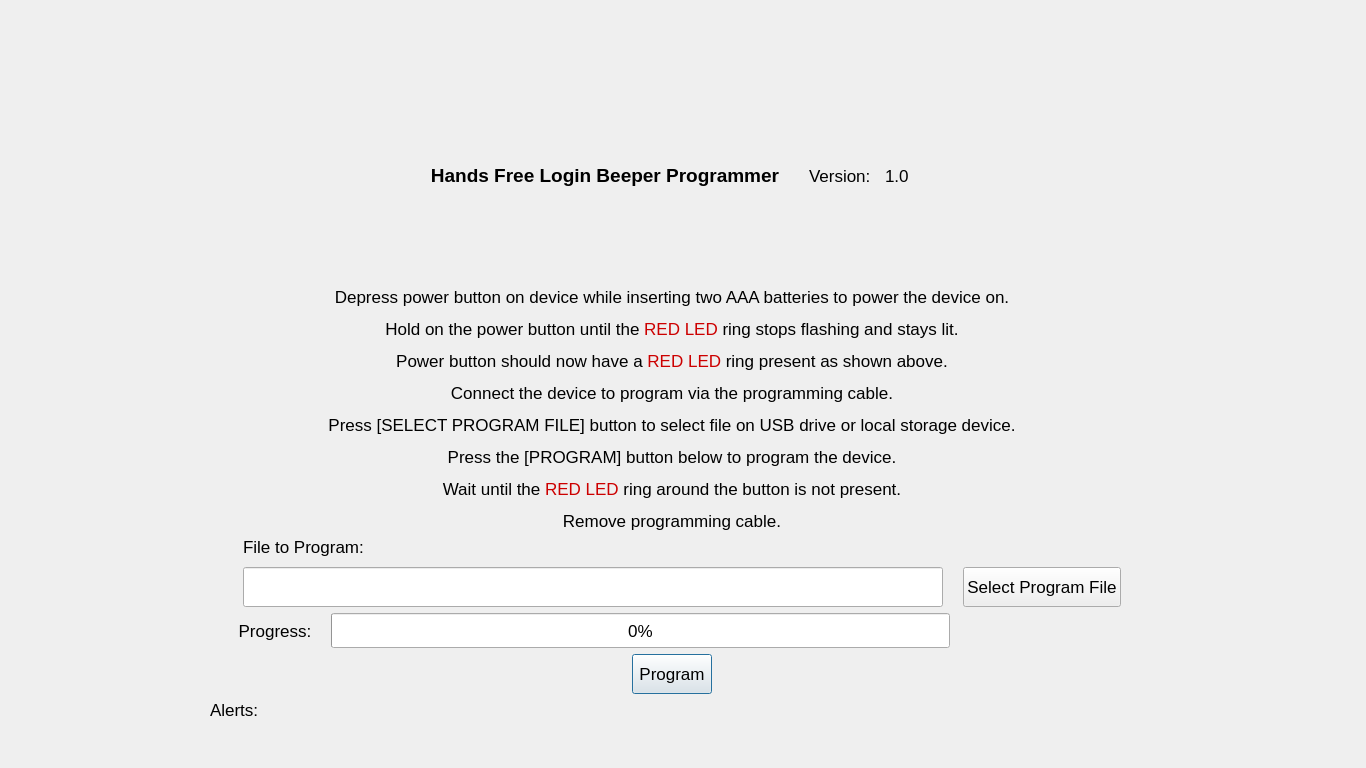
<?xml version="1.0" encoding="UTF-8"?>
<ui version="4.0">
 <class>hflbProgrammerDialog</class>
 <widget class="QDialog" name="hflbProgrammerDialog">
  <property name="windowModality">
   <enum>Qt::NonModal</enum>
  </property>
  <property name="geometry">
   <rect>
    <x>0</x>
    <y>0</y>
    <width>1366</width>
    <height>768</height>
   </rect>
  </property>
  <property name="minimumSize">
   <size>
    <width>0</width>
    <height>0</height>
   </size>
  </property>
  <property name="maximumSize">
   <size>
    <width>1366</width>
    <height>768</height>
   </size>
  </property>
  <property name="windowTitle">
   <string/>
  </property>
  <property name="windowOpacity">
   <double>0.000000000000000</double>
  </property>
  <property name="modal">
   <bool>false</bool>
  </property>
  <widget class="QWidget" name="verticalLayoutWidget">
   <property name="geometry">
    <rect>
     <x>210</x>
     <y>50</y>
     <width>924</width>
     <height>670</height>
    </rect>
   </property>
   <layout class="QVBoxLayout" name="verticalLayout">
    <item>
     <widget class="QLabel" name="label">
      <property name="text">
       <string/>
      </property>
      <property name="pixmap">
       <pixmap resource="hflbProgrammer.qrc">:/hflbDialog/beeper1.png</pixmap>
      </property>
      <property name="alignment">
       <set>Qt::AlignCenter</set>
      </property>
     </widget>
    </item>
    <item>
     <spacer name="verticalSpacer_4">
      <property name="orientation">
       <enum>Qt::Vertical</enum>
      </property>
      <property name="sizeHint" stdset="0">
       <size>
        <width>20</width>
        <height>200</height>
       </size>
      </property>
     </spacer>
    </item>
    <item>
     <layout class="QHBoxLayout" name="horizontalLayout_2">
      <property name="sizeConstraint">
       <enum>QLayout::SetDefaultConstraint</enum>
      </property>
      <item>
       <spacer name="horizontalSpacer_4">
        <property name="orientation">
         <enum>Qt::Horizontal</enum>
        </property>
        <property name="sizeType">
         <enum>QSizePolicy::Fixed</enum>
        </property>
        <property name="sizeHint" stdset="0">
         <size>
          <width>220</width>
          <height>20</height>
         </size>
        </property>
       </spacer>
      </item>
      <item>
       <widget class="QLabel" name="label_3">
        <property name="font">
         <font>
          <pointsize>15</pointsize>
         </font>
        </property>
        <property name="text">
         <string>&lt;html&gt;&lt;head/&gt;&lt;body&gt;&lt;p align=&quot;center&quot;&gt;&lt;span style=&quot; font-size:14pt; font-weight:600;&quot;&gt;Hands Free Login Beeper Programmer&lt;/span&gt;&lt;/p&gt;&lt;/body&gt;&lt;/html&gt;</string>
        </property>
       </widget>
      </item>
      <item>
       <spacer name="horizontalSpacer_3">
        <property name="orientation">
         <enum>Qt::Horizontal</enum>
        </property>
        <property name="sizeHint" stdset="0">
         <size>
          <width>40</width>
          <height>20</height>
         </size>
        </property>
       </spacer>
      </item>
      <item>
       <widget class="QLabel" name="label_4">
        <property name="minimumSize">
         <size>
          <width>70</width>
          <height>0</height>
         </size>
        </property>
        <property name="maximumSize">
         <size>
          <width>60</width>
          <height>16777215</height>
         </size>
        </property>
        <property name="font">
         <font>
          <pointsize>13</pointsize>
         </font>
        </property>
        <property name="text">
         <string>Version:</string>
        </property>
        <property name="alignment">
         <set>Qt::AlignLeading|Qt::AlignLeft|Qt::AlignVCenter</set>
        </property>
       </widget>
      </item>
      <item>
       <widget class="QLabel" name="versionLabel">
        <property name="minimumSize">
         <size>
          <width>249</width>
          <height>0</height>
         </size>
        </property>
        <property name="font">
         <font>
          <pointsize>13</pointsize>
         </font>
        </property>
        <property name="text">
         <string>1.0</string>
        </property>
       </widget>
      </item>
     </layout>
    </item>
    <item>
     <spacer name="verticalSpacer_5">
      <property name="orientation">
       <enum>Qt::Vertical</enum>
      </property>
      <property name="sizeHint" stdset="0">
       <size>
        <width>20</width>
        <height>200</height>
       </size>
      </property>
     </spacer>
    </item>
    <item>
     <widget class="QLabel" name="label_2">
      <property name="font">
       <font>
        <pointsize>13</pointsize>
       </font>
      </property>
      <property name="text">
       <string>&lt;html&gt;&lt;head/&gt;&lt;body&gt;&lt;p align=&quot;center&quot;&gt;Depress power button on device while inserting two AAA batteries to power the device on.&lt;/p&gt;&lt;p align=&quot;center&quot;&gt;Hold on the power button until the &lt;span style=&quot; color:#cc0000;&quot;&gt;RED LED&lt;/span&gt; ring stops flashing and stays lit.&lt;/p&gt;&lt;p align=&quot;center&quot;&gt;Power button should now have a &lt;span style=&quot; color:#cc0000;&quot;&gt;RED LED &lt;/span&gt;&lt;span style=&quot; color:#000000;&quot;&gt;ring&lt;/span&gt; present as shown above.&lt;/p&gt;&lt;p align=&quot;center&quot;&gt;Connect the device to program via the programming cable.&lt;/p&gt;&lt;p align=&quot;center&quot;&gt;Press [SELECT PROGRAM FILE] button to select file on USB drive or local storage device.&lt;/p&gt;&lt;p align=&quot;center&quot;&gt;Press the [PROGRAM] button below to program the device.&lt;/p&gt;&lt;p align=&quot;center&quot;&gt;Wait until the &lt;span style=&quot; color:#cc0000;&quot;&gt;RED LED &lt;/span&gt;ring around the button is not present.&lt;/p&gt;&lt;p align=&quot;center&quot;&gt;Remove programming cable.&lt;/p&gt;&lt;/body&gt;&lt;/html&gt;</string>
      </property>
      <property name="alignment">
       <set>Qt::AlignCenter</set>
      </property>
     </widget>
    </item>
    <item>
     <layout class="QFormLayout" name="formLayout">
      <property name="sizeConstraint">
       <enum>QLayout::SetDefaultConstraint</enum>
      </property>
      <property name="fieldGrowthPolicy">
       <enum>QFormLayout::FieldsStayAtSizeHint</enum>
      </property>
      <property name="labelAlignment">
       <set>Qt::AlignCenter</set>
      </property>
      <property name="formAlignment">
       <set>Qt::AlignHCenter|Qt::AlignTop</set>
      </property>
      <property name="horizontalSpacing">
       <number>20</number>
      </property>
      <property name="verticalSpacing">
       <number>10</number>
      </property>
      <item row="1" column="0">
       <widget class="QLineEdit" name="installerFilenameLineEdit">
        <property name="enabled">
         <bool>true</bool>
        </property>
        <property name="minimumSize">
         <size>
          <width>700</width>
          <height>40</height>
         </size>
        </property>
        <property name="font">
         <font>
          <pointsize>13</pointsize>
         </font>
        </property>
        <property name="readOnly">
         <bool>true</bool>
        </property>
       </widget>
      </item>
      <item row="1" column="1">
       <widget class="QPushButton" name="selectProgramFileButton">
        <property name="minimumSize">
         <size>
          <width>0</width>
          <height>40</height>
         </size>
        </property>
        <property name="font">
         <font>
          <pointsize>13</pointsize>
         </font>
        </property>
        <property name="text">
         <string>Select Program File</string>
        </property>
       </widget>
      </item>
      <item row="0" column="0">
       <widget class="QLabel" name="label_6">
        <property name="font">
         <font>
          <pointsize>13</pointsize>
         </font>
        </property>
        <property name="text">
         <string>File to Program:</string>
        </property>
       </widget>
      </item>
     </layout>
    </item>
    <item>
     <layout class="QHBoxLayout" name="horizontalLayout_3">
      <item>
       <spacer name="horizontalSpacer_6">
        <property name="orientation">
         <enum>Qt::Horizontal</enum>
        </property>
        <property name="sizeType">
         <enum>QSizePolicy::Fixed</enum>
        </property>
        <property name="sizeHint" stdset="0">
         <size>
          <width>15</width>
          <height>20</height>
         </size>
        </property>
       </spacer>
      </item>
      <item>
       <widget class="QLabel" name="label_5">
        <property name="maximumSize">
         <size>
          <width>100</width>
          <height>16777215</height>
         </size>
        </property>
        <property name="font">
         <font>
          <pointsize>13</pointsize>
         </font>
        </property>
        <property name="text">
         <string>Progress:</string>
        </property>
        <property name="alignment">
         <set>Qt::AlignCenter</set>
        </property>
       </widget>
      </item>
      <item>
       <widget class="QProgressBar" name="progressBar">
        <property name="sizePolicy">
         <sizepolicy hsizetype="Fixed" vsizetype="Fixed">
          <horstretch>0</horstretch>
          <verstretch>0</verstretch>
         </sizepolicy>
        </property>
        <property name="minimumSize">
         <size>
          <width>400</width>
          <height>35</height>
         </size>
        </property>
        <property name="maximumSize">
         <size>
          <width>650</width>
          <height>35</height>
         </size>
        </property>
        <property name="font">
         <font>
          <pointsize>13</pointsize>
         </font>
        </property>
        <property name="value">
         <number>0</number>
        </property>
        <property name="alignment">
         <set>Qt::AlignLeading|Qt::AlignLeft|Qt::AlignVCenter</set>
        </property>
       </widget>
      </item>
      <item>
       <spacer name="horizontalSpacer_5">
        <property name="orientation">
         <enum>Qt::Horizontal</enum>
        </property>
        <property name="sizeType">
         <enum>QSizePolicy::Fixed</enum>
        </property>
        <property name="sizeHint" stdset="0">
         <size>
          <width>184</width>
          <height>20</height>
         </size>
        </property>
       </spacer>
      </item>
     </layout>
    </item>
    <item>
     <layout class="QHBoxLayout" name="horizontalLayout">
      <item>
       <spacer name="horizontalSpacer">
        <property name="orientation">
         <enum>Qt::Horizontal</enum>
        </property>
        <property name="sizeHint" stdset="0">
         <size>
          <width>40</width>
          <height>20</height>
         </size>
        </property>
       </spacer>
      </item>
      <item>
       <widget class="QPushButton" name="programButton">
        <property name="enabled">
         <bool>true</bool>
        </property>
        <property name="minimumSize">
         <size>
          <width>0</width>
          <height>40</height>
         </size>
        </property>
        <property name="font">
         <font>
          <pointsize>13</pointsize>
         </font>
        </property>
        <property name="text">
         <string>Program</string>
        </property>
        <property name="default">
         <bool>true</bool>
        </property>
       </widget>
      </item>
      <item>
       <spacer name="horizontalSpacer_2">
        <property name="orientation">
         <enum>Qt::Horizontal</enum>
        </property>
        <property name="sizeHint" stdset="0">
         <size>
          <width>40</width>
          <height>20</height>
         </size>
        </property>
       </spacer>
      </item>
     </layout>
    </item>
    <item>
     <layout class="QHBoxLayout" name="horizontalLayout_4">
      <item>
       <widget class="QLabel" name="label_7">
        <property name="maximumSize">
         <size>
          <width>50</width>
          <height>16777215</height>
         </size>
        </property>
        <property name="font">
         <font>
          <pointsize>13</pointsize>
         </font>
        </property>
        <property name="text">
         <string>Alerts:</string>
        </property>
       </widget>
      </item>
      <item>
       <widget class="QLabel" name="alertsLabel">
        <property name="font">
         <font>
          <pointsize>13</pointsize>
         </font>
        </property>
        <property name="text">
         <string/>
        </property>
       </widget>
      </item>
     </layout>
    </item>
   </layout>
  </widget>
 </widget>
 <resources>
  <include location="hflbProgrammer.qrc"/>
 </resources>
 <connections/>
</ui>
